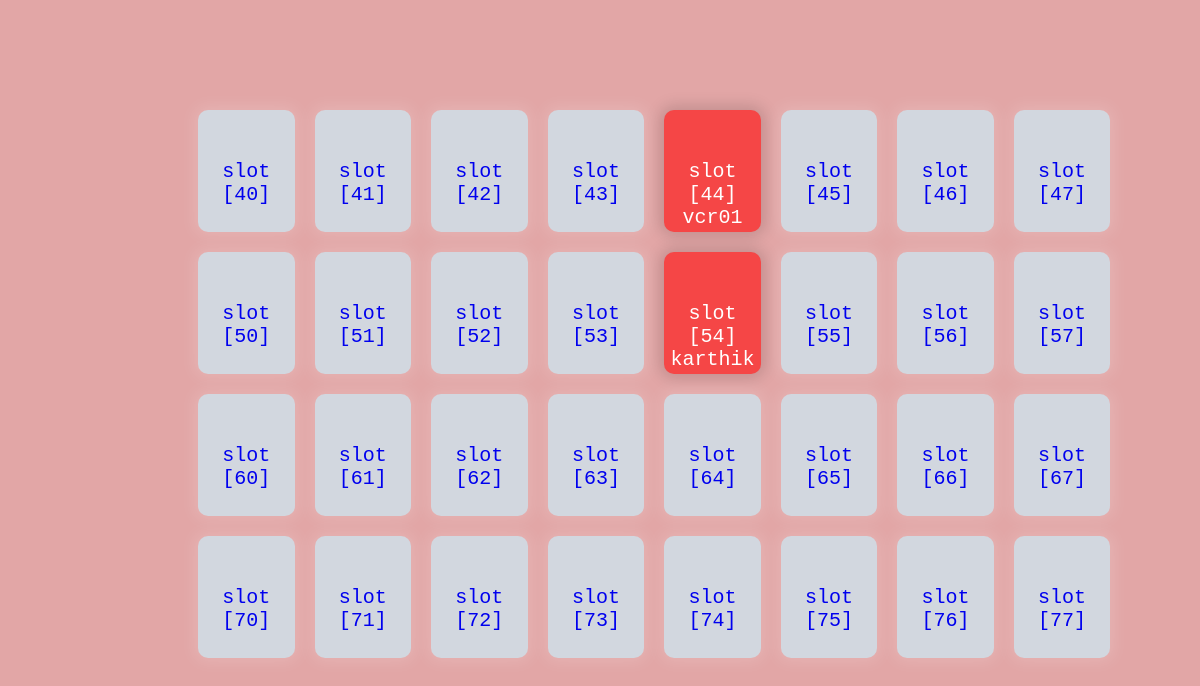
Page /slotStatus/ on the committed database.
### personal/models.py (models this page shows)
class parking_slot(models.Model) :
    parking_vehicle = models.CharField(max_length=5, null=True)
    booked_time = models.TimeField(null=True)
    end_time = models.TimeField(null=True)
    slot_id = models.CharField(max_length=10, primary_key=True)
    is_occupied = models.BooleanField(default=False)
    available_increment = models.PositiveSmallIntegerField(default=60)
    vehicle_id = models.CharField(max_length=20, null=True, blank=True)
    def __str__(self):
        return "slot " + "[" + self.slot_id + "]"

### personal/views.py (the view)
# urls.py: path('slotStatus/', slot_status_view, name="slotStatus"),
def slot_status_view(request) :
    slots = parking_slot.objects.filter(parking_vehicle="car")
    for slot in slots :
        if Vehicle.objects.filter(vehicle_id=slot.vehicle_id).count() == 0 :
            slot.is_occupied = False
            slot.vehicle_id = None
            slot.save()
    context = {}
    context['slots'] = slots
    context['col'] = SLOT_COLUMN
    context['row'] = SLOT_ROW
    return render(request, 'personal/slot_status.html', context)

### personal/views.py (called while the page is built)
@register.filter
def my_get_2(i, j) :
    slots = parking_slot.objects.all()
    ind1 = i - 1
    ind2 = j - 1
    slot_ind = 32 + ind1*8 + ind2
    return slots[slot_ind]

### personal/templates/personal/slot_status.html (shortened to what this page needs)
{% load static %}
{% block content %}
    <head>
    </head>
        <body class="bg">
            <div class="container" style="margin-top: 100px;">
                <div style="margin-left: 100px">
                    {% with ''|center:col as col_range %}
                    {% for i in col_range %}
                        {% with 1|my_get_2:forloop.counter as the_slot %}
                        {% if the_slot.is_occupied %}
                            <div class="occ1">{{the_slot}} {{the_slot.vehicle_id}}
                            </div>
                        {% else %}
                            {% if not request.user.is_staff %}
                                <div class="unocc1"><a href="{% url 'slotBooking' the_slot.slot_id %}" style="text-decoration: none;">{{the_slot}}</a></div>
                            {% else %}
                                <div class="unocc1">{{the_slot}}</div>
                            {% endif %}
                        {% endif %}
                        {% endwith %}
                    {% endfor %}
                    {% endwith %}
                </div>
                <div style="margin-left: 100px">
                    {% with ''|center:col as col_range %}
                    {% for i in col_range %}
                        {% with 2|my_get_2:forloop.counter as the_slot %}
                        {% if the_slot.is_occupied %}
                            <div class="occ1">{{the_slot}} {{the_slot.vehicle_id}}
                            </div>
                        {% else %}
                            {% if not request.user.is_staff %}
                                <div class="unocc1"><a href="{% url 'slotBooking' the_slot.slot_id %}" style="text-decoration: none;">{{the_slot}}</a></div>
                            {% else %}
                                <div class="unocc1">{{the_slot}}</div>
                            {% endif %}
                        {% endif %}
                        {% endwith %}
                    {% endfor %}
                    {% endwith %}
                </div>
                <div style="margin-left: 100px">
                    {% with ''|center:col as col_range %}
                    {% for i in col_range %}
                        {% with 3|my_get_2:forloop.counter as the_slot %}
                        {% if the_slot.is_occupied %}
                            <div class="occ1">{{the_slot}} {{the_slot.vehicle_id}}
                                <span class="message">occupied</span>
                            </div>
                        {% else %}
                            {% if not request.user.is_staff %}
                                <div class="unocc1"><a href="{% url 'slotBooking' the_slot.slot_id %}" style="text-decoration: none;">{{the_slot}}</a></div>
                            {% else %}
                                <div class="unocc1">{{the_slot}}</div>
                            {% endif %}
                        {% endif %}
                        {% endwith %}
                    {% endfor %}
                    {% endwith %}
                </div>
                <div style="margin-left: 100px">
                    {% with ''|center:col as col_range %}
                    {% for i in col_range %}
                        {% with 4|my_get_2:forloop.counter as the_slot %}
                        {% if the_slot.is_occupied %}
                            <div class="occ1">{{the_slot}} {{the_slot.vehicle_id}}
                                <span class="message">occupied</span>
                            </div>
                        {% else %}
                            {% if not request.user.is_staff %}
                                <div class="unocc1"><a href="{% url 'slotBooking' the_slot.slot_id %}" style="text-decoration: none;">{{the_slot}}</a></div>
                            {% else %}
                                <div class="unocc1">{{the_slot}}</div>
                            {% endif %}
                        {% endif %}
                        {% endwith %}
                    {% endfor %}
                    {% endwith %}
                </div>
            </div>
        </body>
{% endblock %}

### personal/templates/personal/slot_status.html (style rules this page uses)
body { background-image: url("https://t3.ftcdn.net/jpg/02/31/20/40/240_F_231204019_kkgDrHIQc6LLGcyEFBGEt8saioKjpOZQ.jpg"); height: 100%; background-position: center; background-repeat: no-repeat; background-size: cover; }
.bg { background-color: rgb(226, 166, 166); }
.unocc1 { border: 10px; color: black; background-color: rgb(210, 215, 223); margin-bottom: 10px; margin-top: 10px; margin-left: 10px; margin-right: 10px; width: 10%; float:left; height: 10%; font-family: monospace; font-size: 20px; text-align: center; padding-top: 50px; box-shadow:0 0 15px 4px rgba(255, 255, 255, 0.15); border-radius: 10px; }
.occ1 { border: 10px; color: white; background-color: rgb(245, 70, 70); margin-bottom: 10px; margin-top: 10px; margin-left: 10px; margin-right: 10px; width: 10%; float:left; height: 10%; font-family: monospace; font-size: 20px; text-align: center; padding-top: 50px; box-shadow:0 0 15px 4px rgba(0,0,0,0.15); border-radius: 10px; }
.container { width: 90%; height: 90%; margin-left: 80px; }

### rows in the picture
parking_slot: col_range "slot [40]"
parking_slot: col_range "slot [41]"
parking_slot: col_range "slot [42]"
parking_slot: col_range "slot [43]"
parking_slot: col_range "slot [44]", vehicle_id "vcr01"
parking_slot: col_range "slot [45]"
parking_slot: col_range "slot [46]"
parking_slot: col_range "slot [47]"
parking_slot: col_range "slot [50]"
parking_slot: col_range "slot [51]"
parking_slot: col_range "slot [52]"
parking_slot: col_range "slot [53]"
parking_slot: col_range "slot [54]", vehicle_id "karthik"
parking_slot: col_range "slot [55]"
parking_slot: col_range "slot [56]"
parking_slot: col_range "slot [57]"
parking_slot: col_range "slot [60]"
parking_slot: col_range "slot [61]"
parking_slot: col_range "slot [62]"
parking_slot: col_range "slot [63]"
parking_slot: col_range "slot [64]"
parking_slot: col_range "slot [65]"
parking_slot: col_range "slot [66]"
parking_slot: col_range "slot [67]"
parking_slot: col_range "slot [70]"
parking_slot: col_range "slot [71]"
parking_slot: col_range "slot [72]"
parking_slot: col_range "slot [73]"
parking_slot: col_range "slot [74]"
parking_slot: col_range "slot [75]"
parking_slot: col_range "slot [76]"
parking_slot: col_range "slot [77]"
